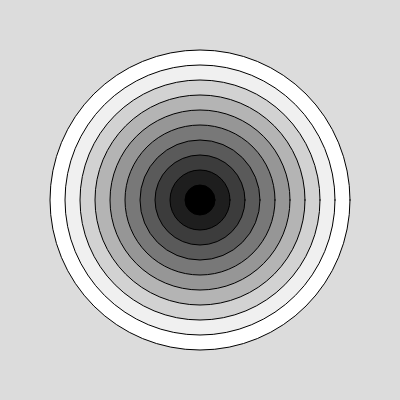
Frame 1 (no input)
Frame 60 (no input): identical to frame 1, image omitted
Frame 120 (the mouse pressed at the canvas centre since frame 60): identical to frame 1, image omitted

The p5.js sketch that drew this single still picture (run headless with seeded random() and noise() and a simulated clock; from frame 60 on, the mouse is pressed at the canvas centre):

// p5.js sketch
// ── sketch.js
function setup() {
  createCanvas(400, 400);
}

function draw() {
  background(220);
  for (i = 300; i >= 30; i-= 30) {
    fill(i-30);
    ellipse(width/2, height/2, i);
  }
}
